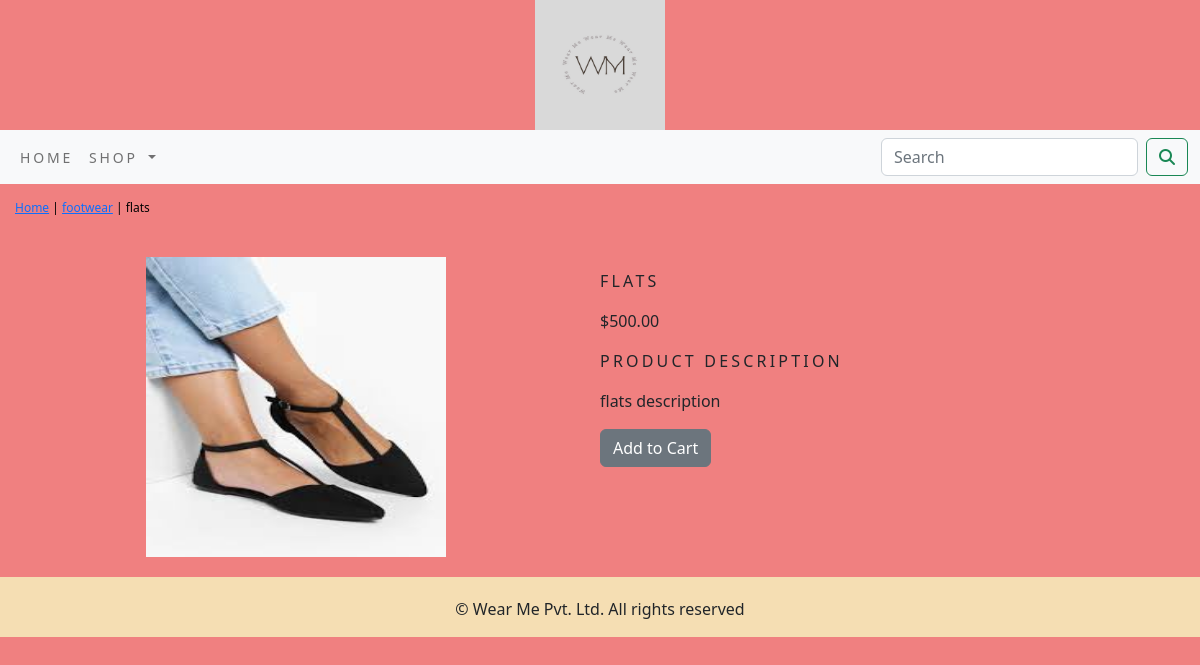
The page /shop/footwear/flats/ on the database its author committed.
### shop/models.py (models this page shows, shortened)
class Product(models.Model):
    name = models.CharField(max_length=250, unique=True)
    slug = models.SlugField(max_length=250, unique=True)
    description = models.TextField(blank=True)
    price = models.DecimalField(max_digits=10, decimal_places=2)
    category = models.ForeignKey(Category, on_delete=models.CASCADE)
    image = models.ImageField(upload_to='product', blank=True)
    stock = models.IntegerField()
    available = models.BooleanField(default=True)
    created = models.DateField(auto_now_add=True)
    updated = models.DateTimeField(auto_now=True)
    class Meta:
        ordering = ('name',)
        verbose_name = 'product'
        verbose_name_plural = 'products'

class Category(models.Model):
    name = models.CharField(max_length=250, unique=True)
    slug = models.SlugField(max_length=250, unique=True)
    description = models.TextField(blank=True)
    image = models.ImageField(upload_to='category', blank=True)
    class Meta:
        ordering = ('name',)
        verbose_name = 'category'
        verbose_name_plural = 'categories'
    def get_url(self):
        return  reverse('shop:products_by_category',args=[self.slug])
    def __str__(self):
        return '{}'.format(self.name)

### shop/views.py (the view)
# urls.py: path('<slug:c_slug>/<slug:product_slug>/',views.proDetail,name='prodCatdetail'),
def proDetail(request,c_slug,product_slug):
    try:
        product=Product.objects.get(category__slug=c_slug,slug=product_slug)
    except Exception as e:
        raise e
    return  render(request,'product.html',{'product':product})

### cart/context_processors.py (called while the page is built)
def counter(request):
    item_count=0
    if 'admin' in request.path:
        return {}
    else:
        try:
            cart=Cart.objects.filter(cart_id=_cart_id(request))
            car_items=CartItem.objects.all().filter(cart=cart[:1])
            for cart_item in car_items:
                item_count += cart_item.quantity
        except Cart.DoesNotExist:
            item_count =0
    return  dict(item_count=item_count)

### cart/views.py (called while the page is built)
def _cart_id(request):
    cart = request.session.session_key
    if not cart:
        cart = request.session.create()
    return cart

### shop/context_processors.py (called while the page is built)
def menu_links(request):
    links=Category.objects.all()
    return dict(menu_links=links)

### templates/product.html (shortened to what this page needs)
{% extends 'base.html' %}
{% load static %}
{% block content %}
<div class="row my_prod_row_class">
    <div class="mx_auto">
        <p> <a href="{% url 'shop:allProdCat' %}">Home</a>  | <a href="{{product.category.get_url}}">{{product.category}}</a> | {{product.name}}</p>
    </div>
    <div class="container">
</div>
<br>
<div class="row">
    <div class="col-12 col-sm-12 col-md-12 col-lg-6 text-center">
        <div style="min-width:18rem;">
            <img style="width:300px; height:300px;" src="{{product.image.url}}" alt="{{product.name}}">
        </div>
    </div>
    <div class="col-12 col-sm-12 col-md-12 col-lg-6">
        <div>
        <h1 class="my_prod_title">{{product.name}}</h1>
        <p>${{product.price}}</p>
        <p class="my_title">Product Description</p>
        <P class="text-justify my_prod_text">{{product.description}}</P>
        {% if product.stock <= 0 %}
        <p class="text-justify my_prod_text"><b>Out of Stock</b></p>
        {% else %}
        <a class="btn btn-secondary" href="{% url 'cart:add_cart' product.id %}"> Add to Cart</a>
        {% endif %}
    </div>
 </div>
</div>
{% endblock %}

### static/css/custom.css (style rules this page uses)
.my_title { font-size:16px; text-transform:uppercase; letter-spacing:.2em; }
.my_prod_row_class { padding:15px; padding-bottom:20px; }
.my_prod_row_class .mx_auto { color:#000; font-size:12px; text-decoration:none; }
.my_prod_title { font-size:16px; text-transform:uppercase; letter-spacing:.2em; padding-top:15px; padding-bottom:10px; }
.my_prod_text { padding-right:20px; }

### rows shown on the page
Product: category "footwear", name "flats", image (picture), name "FLATS", price "500.00", description "flats description"
